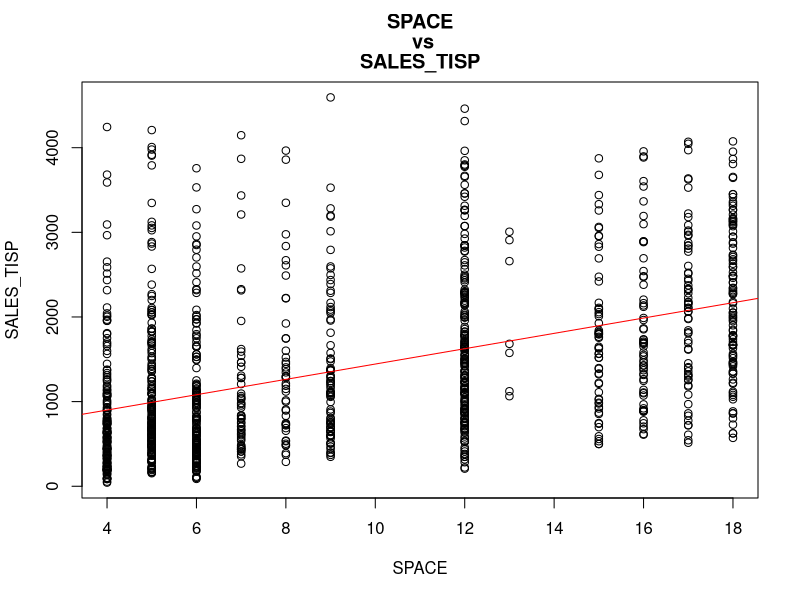
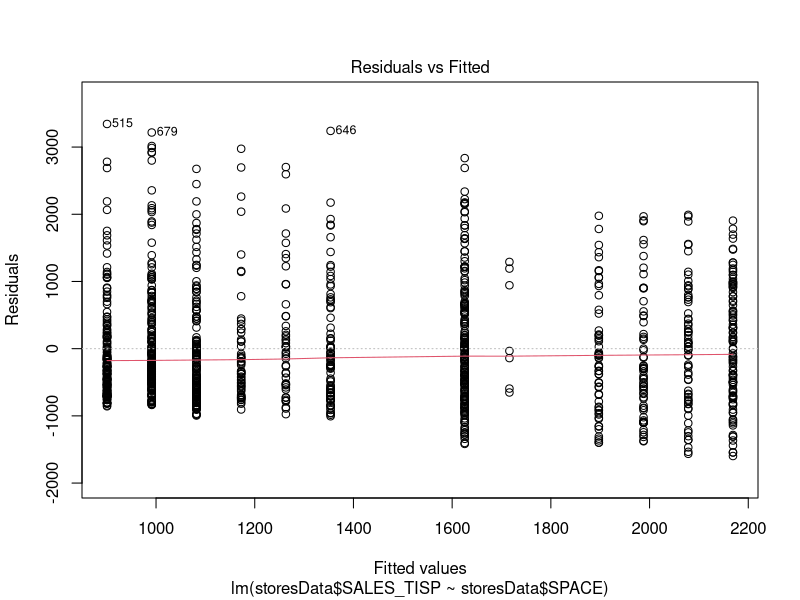
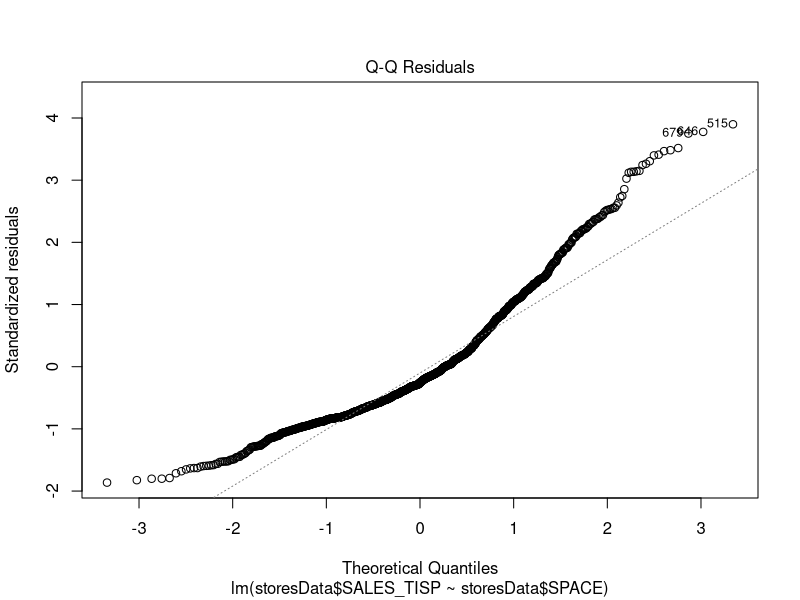
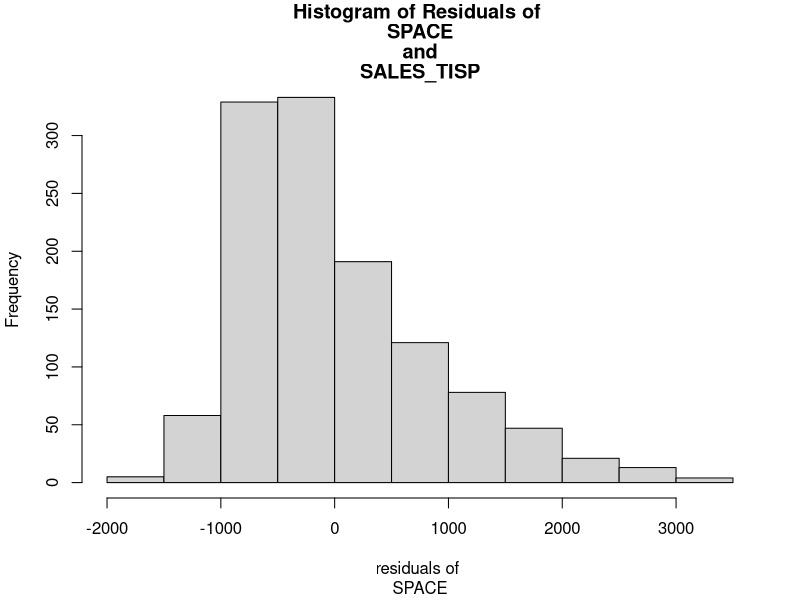
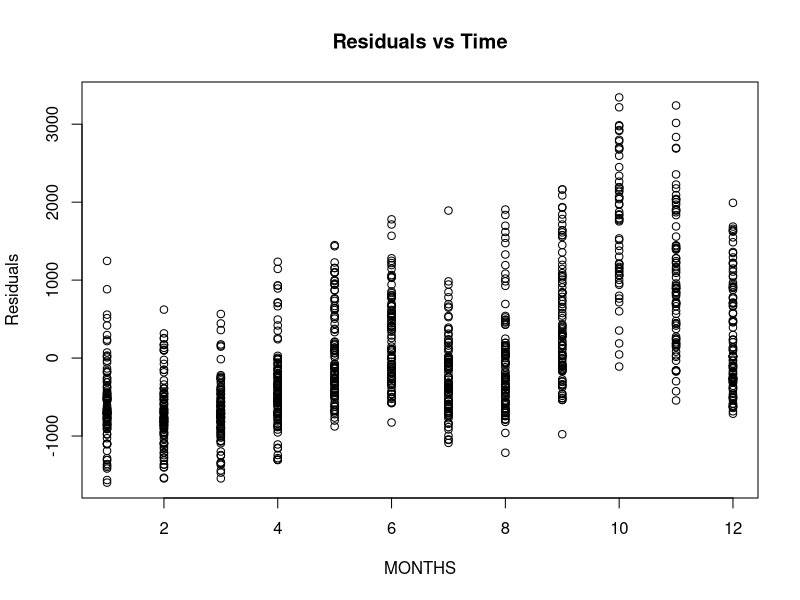
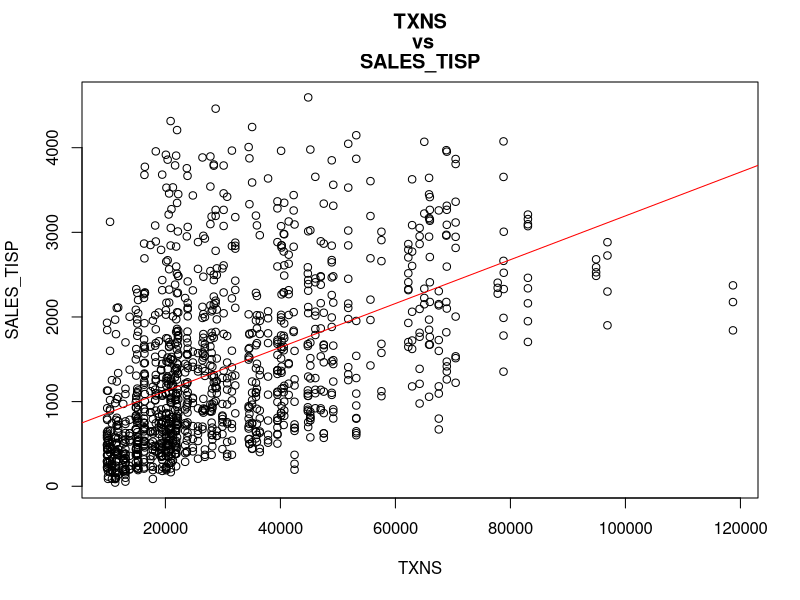
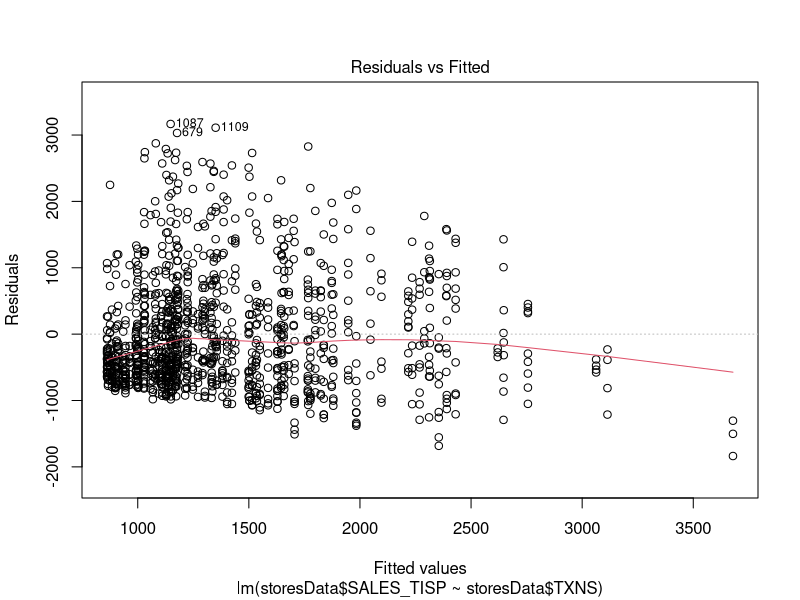
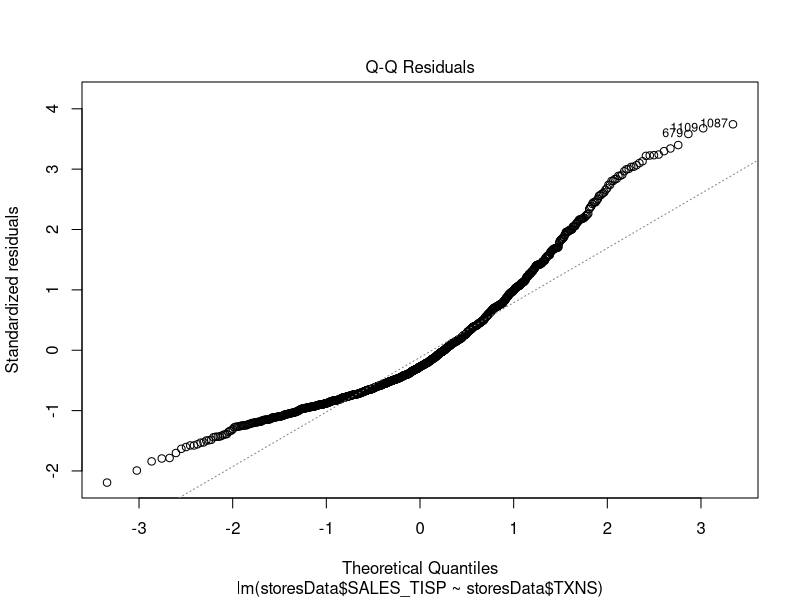

Write the R code that produced these figures, in order.
#LAB 10:STORES LAB 3
#AUTHOR: LEILA ERBAY

setwd("/Users/LeilaErbay/Desktop/LevelNeu2018/Labs/Lab10")
library(readxl)
storesData <- read_excel("Store data.xlsx")

###### SECTION 1 ###############
storesData$SPACE_EFF <- storesData$SALES_UNITS/storesData$SPACE
storesData$LOG_TISP <- log10(storesData$SALES_TISP)
storesData$LOG_NDSA <- log10(storesData$NDSA)
storesData$LOG_SPACE <- log10(storesData$SPACE)
storesData$LOG_SPACE_EFF <- log10(storesData$SPACE_EFF)

fit <- data.frame(matrix(NA, nrow = 14, ncol = 2))
names(fit)<- c("corr_coefficient", "r_squared")

fitList <- list()
fitList[[1]] <- lm(storesData$SALES_TISP~storesData$SPACE)
fitList[[2]] <- lm(storesData$SALES_TISP~storesData$TXNS)
fitList[[3]] <- lm(storesData$SALES_TISP ~ storesData$NDSA)
fitList[[4]] <- lm(storesData$LOG_TISP~storesData$LOG_NDSA)
fitList[[5]] <- lm(storesData$LOG_TISP~ storesData$LOG_SPACE)
fitList[[6]] <- lm(storesData$LOG_TISP~storesData$MONTH)
fitList[[7]] <- lm(storesData$LOG_TISP~storesData$SPACE_EFF)
fitList[[8]] <- lm(storesData$LOG_TISP~storesData$LOG_SPACE_EFF)
fitList[[9]] <- lm(storesData$LOG_TISP~storesData$NDSA+ storesData$TXNS)
fitList[[10]] <- lm(storesData$LOG_TISP~storesData$MONTH+storesData$LOG_SPACE)
fitList[[11]] <- lm(storesData$LOG_TISP~storesData$MONTH + storesData$SPACE_EFF)
fitList[[12]]<- lm(storesData$LOG_TISP~storesData$MONTH + storesData$LOG_SPACE_EFF)
fitList[[13]] <- lm(storesData$LOG_TISP~storesData$MONTH+ storesData$LOG_NDSA)
fitList[[14]] <- lm(storesData$LOG_TISP~storesData$MONTH + storesData$LOG_NDSA + storesData$LOG_SPACE_EFF)

#DETERMINE r and R^2
for(i in 1:nrow(fit)){
  fit[i,1]<-sqrt(summary(fitList[[i]])$r.squared)
  fit[i,2] <- summary(fitList[[i]])$r.squared
  
}

#wait for enter
readkey <- function(){
  cat ("Press [enter] to continue")
  line <- readline()
}

#plotting graphs of each linear model's QQ and Residual
plotGraphs <- function(i){
  if (length(fitList[[i]]$coefficients) > 2) next()
  else{
    plot(fitList[[i]], which=c(1,2))
  }
}

#Print plots with AB LINE and QQ and RESIDUAL vs Predicted
for(i in 1:length(fitList)){
  if(length(fitList[[i]]$coefficients)>2) {
    print(c("list", i , "is a multiple regression"))
    next()

  }
  else{
    wordsX <- toString(fitList[[i]]$terms[[3]])
    wordsY <- toString(fitList[[i]]$terms[[2]])
    x <- unlist(strsplit(wordsX, ", "))[3]
    y <- unlist(strsplit(wordsY, ", "))[3]
    data <- cbind(storesData[,x], storesData[,y])
    plot(data[,x], data[,y], xlab = x, ylab = y, main= c(x,  " vs" , y) )
    abline(fitList[[i]], col = "red")
    readkey()
    
    plotGraphs(i)
    
    #CHALLENGE:
    hist(fitList[[i]]$residuals, xlab = c("residuals of ", x, "and", y), main=c("Histogram of Residuals of ", x, "and", y) )
    
    #RESIDUAL vs TIME
    residual <- fitList[[i]]$residuals
    plot(storesData$MONTH, residual, xlab = "MONTHS", ylab= "Residuals", main = "Residuals vs Time")
    
    readkey()
    #ALL GRAPHS FOR LINEAR MODELS
    layout(1,1)
    # plot(fitList[[i]])
    # readkey()
    # 
  }
}


